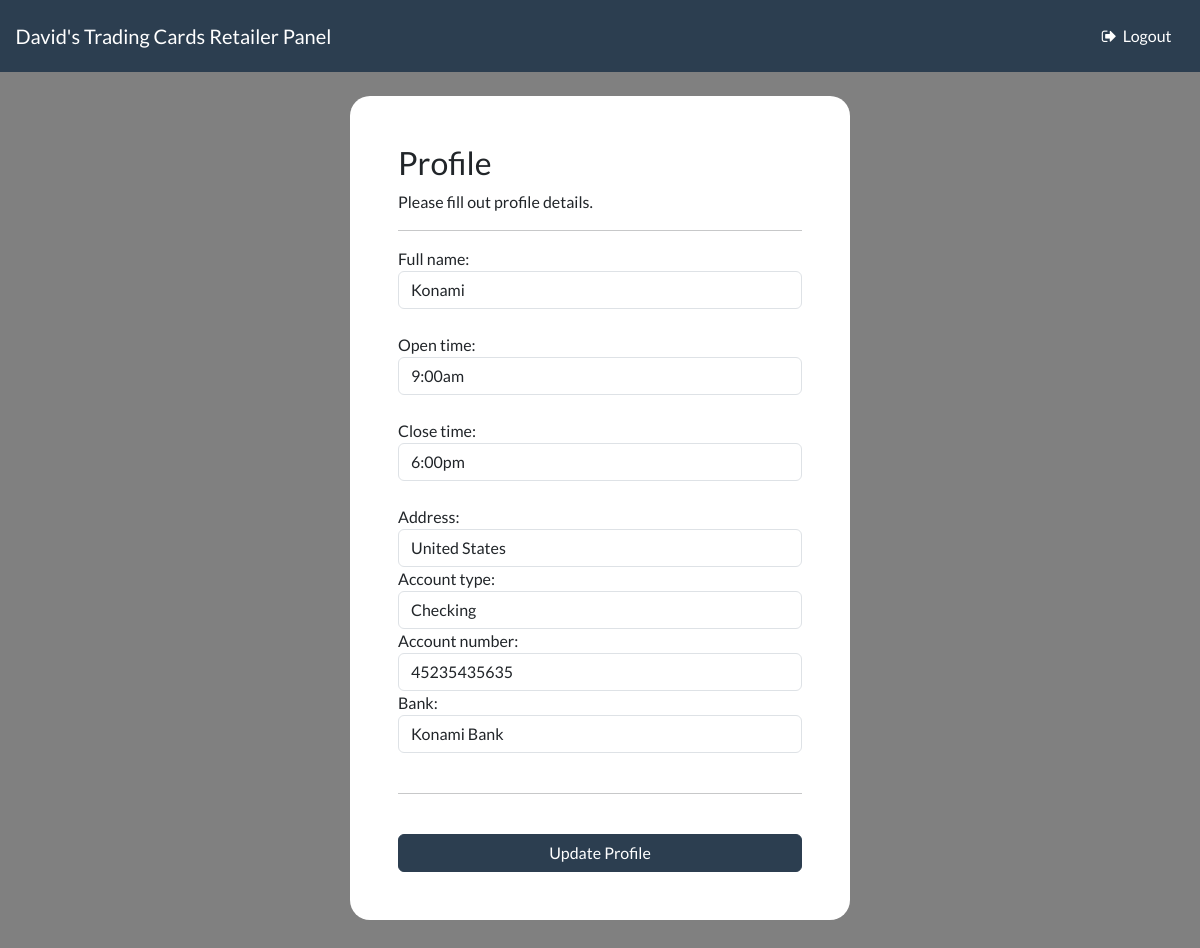
Page /account/retailer-profile/26/ (signed in) on the committed database.
### account/models.py (models this page shows, shortened)
class Retailer(models.Model):
    user = models.ForeignKey(
        User, on_delete=models.CASCADE, null=True, blank=True)
    full_name = models.CharField(max_length=300)
    open_time = models.CharField(max_length=300)
    close_time = models.CharField(max_length=300)
    address = models.TextField(max_length=10000)
    account_type = models.CharField(max_length=300)
    account_number = models.CharField(max_length=300)
    bank_name = models.CharField(max_length=300)

### account/decorators.py (the view)
        def wrapper_func(request, *args, **kwargs):
            group = None
            if request.user.groups.exists():
                group = request.user.groups.all()[0].name
            if group in allowed_roles:
                return view_func(request, *args, **kwargs)
            else:
                return HttpResponse('You are not authorized to view this page')

### account/views.py (called while the page is built, shortened)
@allowed_users(allowed_roles=['retailer'])
def retailer_profile(request, uid):
    try:
        user = User.objects.get(pk=uid)
    except User.DoesNotExist:
        user = None
    if Retailer.objects.filter(user=user).exists():
        retailer = Retailer.objects.get(user=user)
    else:
        retailer = None
    context = {'retailer': retailer, 'user': user}
    return render(request, 'account/retailer-profile.html', context)

### cart/context_processors.py (called while the page is built)
def cart(request):
    return {'cart': Cart(request)}

### store/views.py (called while the page is built)
def categories(request):
    all_categories = Category.objects.all()
    return {'all_categories': all_categories}

### account/templates/account/retailer-profile.html (shortened to what this page needs)
{% include "account/retailer-base.html" %}
{% load static %}
{% block content %}
  <body >
    <br>
    <div class="container bg-white shadow-md p-5 form-layout">
      <h3>Profile</h3>
      <p>Please fill out profile details. </p>
      <hr>
      <form id="profile-form" method="POST" autocomplete="off">
          <div class="form-field">
            Full name: <input class="form-control" type="text" class="input-text" id="full_name" placeholder="Full Name*" value="{{retailer.full_name}}" required/>
          </div>
          <br>
          <div class="form-field">
            Open time: <input class="form-control" type="text" class="input-text" id="open_time" placeholder="Open Time*" value="{{retailer.open_time}}" required/>
          </div>
          <br>
          <div class="form-field">
            Close time: <input class="form-control" type="text" class="input-text" id="close_time" placeholder="Close Time*" value="{{retailer.close_time}}" required/>
          </div>
          <br>
          <div class="form-field">
            Address: <input class="form-control" type="text" class="input-text" id="address" placeholder="Address*" value="{{retailer.address}}" required/>
          </div>
          <div class="form-field">
            Account type: <input class="form-control" type="text" class="input-text" id="account_type" placeholder="Account type*" value="{{retailer.account_type}}" required/>
          </div>
          <div class="form-field">
            Account number: <input class="form-control" type="text" class="input-text" id="account_number" placeholder="Account number*" value="{{retailer.account_number}}" required/>
          </div>
          <div class="form-field">
            Bank: <input class="form-control" type="text" class="input-text" id="bank_name" placeholder="Bank Name*" value="{{retailer.bank_name}}" required/>
          </div>
          <br>
          <hr><br>
          <button type="submit" class="btn btn-primary navbar-btn text-white w-100">Update Profile</button>
        </form>
    </div>
  </body>
{% endblock %}

### ecommerce/static/css/styles.css (style rules this page uses)
.form-layout { border-radius:20px; width:500px; }

### account/templates/account/retailer-profile.html (style rules this page uses)
body { background-color: gray; }

### rows in the picture
Retailer: full_name "Konami", open_time "9:00am", close_time "6:00pm", address "United States", account_type "Checking", account_number "45235435635", bank_name "Konami Bank"
